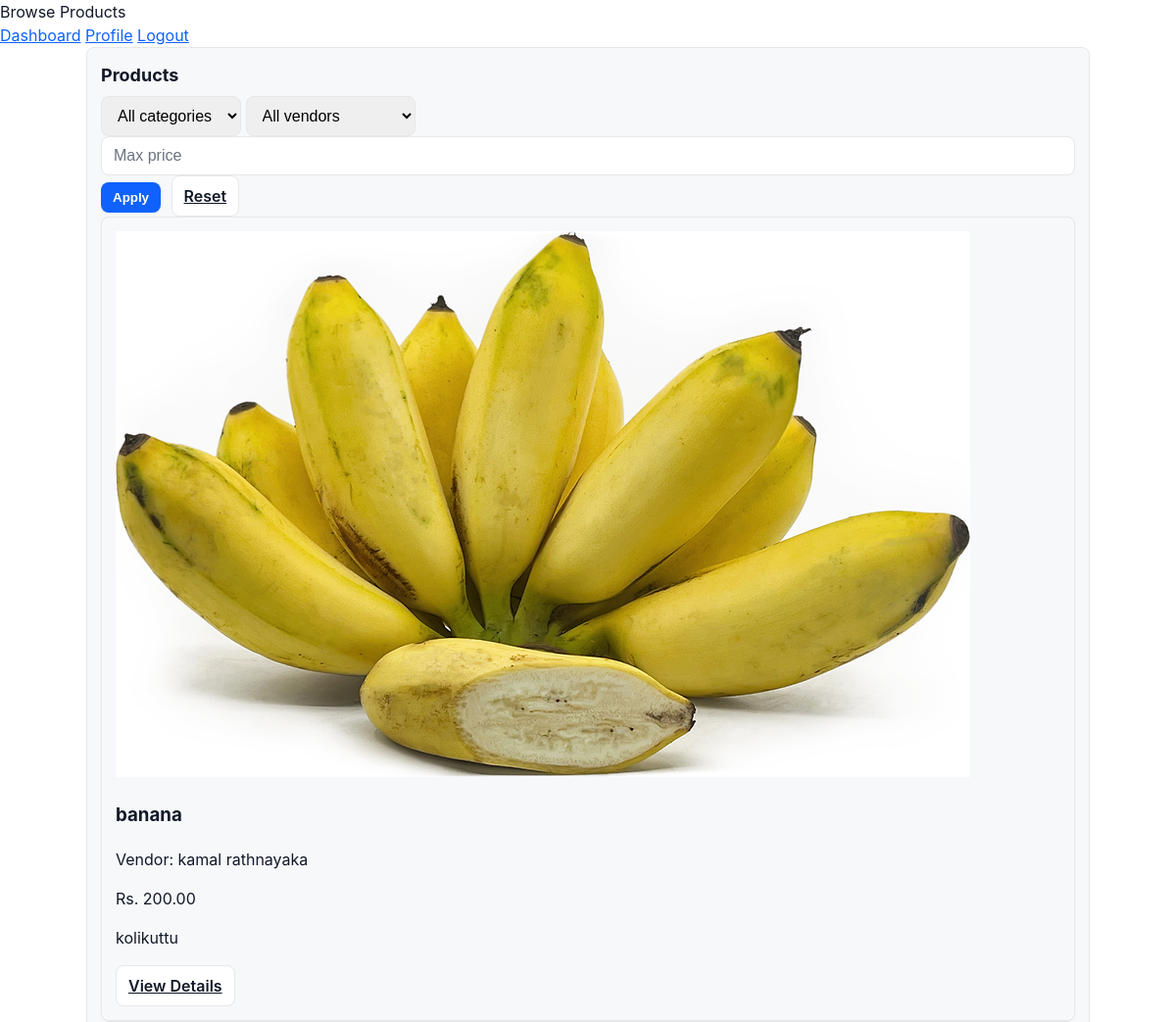
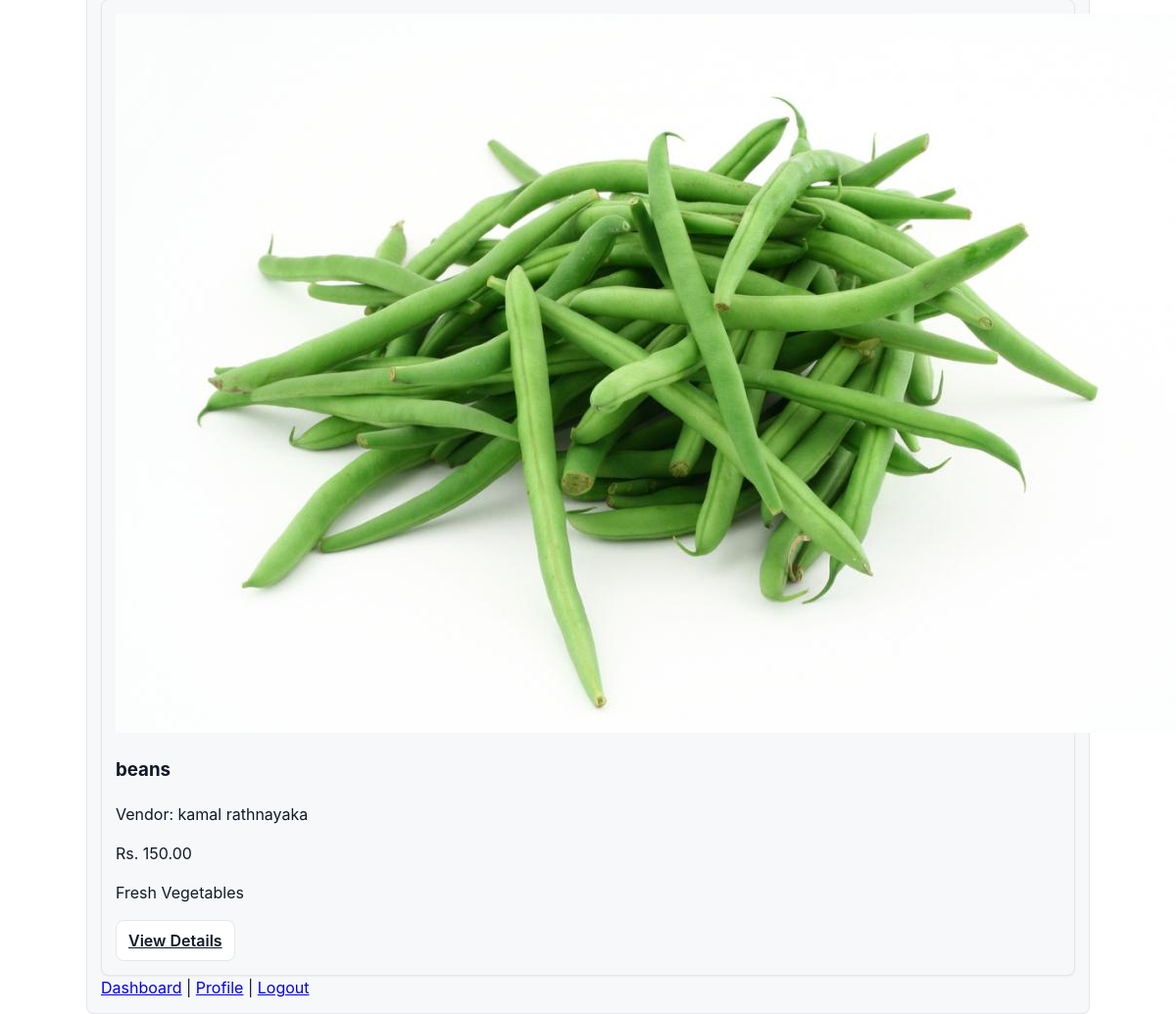
Screenshot of /browse_products.php with the database file from the repository (2 pictures, top to bottom).
### tables this page shows
CREATE TABLE IF NOT EXISTS `products` (
  `product_id` int NOT NULL AUTO_INCREMENT,
  `vendor_id` int DEFAULT NULL,
  `name` varchar(150) DEFAULT NULL,
  `category` varchar(100) DEFAULT NULL,
  `price` decimal(10,2) DEFAULT NULL,
  `stock` int DEFAULT NULL,
  `description` varchar(200) DEFAULT NULL,
  `image` varchar(255) DEFAULT NULL,
  `status` enum('active','inactive') DEFAULT 'active',
  PRIMARY KEY (`product_id`),
  KEY `vendor_id` (`vendor_id`)
);

CREATE TABLE IF NOT EXISTS `vendors` (
  `vendor_id` int NOT NULL AUTO_INCREMENT,
  `name` varchar(100) DEFAULT NULL,
  `nic` varchar(20) DEFAULT NULL,
  `contact` varchar(20) DEFAULT NULL,
  `address` varchar(255) DEFAULT NULL,
  `category` varchar(100) DEFAULT NULL,
  `profile_photo` varchar(255) DEFAULT NULL,
  `email` varchar(100) DEFAULT NULL,
  `password` varchar(255) DEFAULT NULL,
  `status` enum('Pending','Approved','Rejected') DEFAULT 'Pending',
  PRIMARY KEY (`vendor_id`),
  UNIQUE KEY `email` (`email`)
);

### browse_products.php (the view, shortened to what this page needs)
<?php
include 'conn.php';
$filter_price    = isset($_GET['max_price']) ? floatval($_GET['max_price']) : 0;
$where = ["p.status = 'active'", "p.stock > 0"];
$where_sql = '';
if (!empty($where)) $where_sql = ' WHERE ' . implode(' AND ', $where);
$sql = "
    SELECT p.*, v.name AS vendor_name
    FROM products p
    LEFT JOIN vendors v ON p.vendor_id = v.vendor_id
    {$where_sql}
    ORDER BY p.name ASC
";
$products = [];
$res = $conn->query($sql);
if ($res) {
    while ($row = $res->fetch_assoc()) $products[] = $row;
}
?>
<!doctype html>
<html lang="en">
<head>
    <link rel="stylesheet" href="/FMSys/styles/ui.css" />
</head>
<body>
    <header class="header">
        <div class="logo">Browse Products</div>
        <nav>
            <a class="btn-ghost" href="customer_dashboard.php">Dashboard</a>
            <a class="btn-ghost" href="customer_profile.php">Profile</a>
            <a class="btn-ghost" href="logout.php">Logout</a>
        </nav>
    </header>
    <div class="container card">
        <h2>Products</h2>
        <form class="filters" method="get" action="browse_products.php" aria-label="Filters">
            <select name="category" class="input" style="width:auto;">
                <option value="">All categories</option>
            </select>
            <select name="vendor" class="input" style="width:auto;">
                <option value="">All vendors</option>
            </select>
            <input type="number" name="max_price" step="0.01" placeholder="Max price" class="input" value="<?= $filter_price > 0 ? htmlspecialchars($filter_price) : '' ?>">
            <button type="submit" class="btn btn-primary">Apply</button>
            <a href="browse_products.php" class="btn btn-secondary" style="margin-left:6px;display:inline-block;">Reset</a>
        </form>
        <?php if(empty($products)): ?>
        <div class="no-products">No products found.</div>
        <?php else: ?>
        <div class="products">
            <?php foreach($products as $p): ?>
            <?php
          $img = !empty($p['image']) && file_exists($p['image']) ? $p['image'] : 'https://via.placeholder.com/400x300?text=No+image';
          $vendor_name = $p['vendor_name'] ?? 'Vendor';
        ?>
            <div class="card">
                <img src="<?= htmlspecialchars($img) ?>" alt="<?= htmlspecialchars($p['name'] ?? 'Product') ?>">
                <h3>
                    <?= htmlspecialchars($p['name'] ?? '') ?>
                </h3>
                <p>Vendor:
                    <?= htmlspecialchars($vendor_name) ?>
                </p>
                <div class="price">Rs. <?= number_format((float)($p['price'] ?? 0), 2) ?></div>
                <p class="product-desc">
                    <?= htmlspecialchars(mb_strimwidth($p['description'] ?? '', 0, 80, '...')) ?>
                </p>
                <div>
                    <a href="product_details.php?id=<?= (int)$p['product_id'] ?>" class="btn btn-secondary">View Details</a>
                </div>
            </div>
            <?php endforeach; ?>
        </div>
        <?php endif; ?>
        <div class="links">
            <a href="customer_dashboard.php">Dashboard</a> |
            <a href="customer_profile.php">Profile</a> |
            <a href="index.html">Logout</a>
        </div>
    </div>
</body>
</html>

### styles/ui.css (style rules this page uses)
:root { --color-bg: #ffffff; --color-surface: #f7f8fa; --color-primary: #0f62fe; --color-primary-600: #0a58d8; --color-muted: #6b7280; --color-text: #111827; --color-border: #e6e7ea; --color-error: #b00020; --color-success: #0f9d58; --shadow-sm: 0 1px 2px rgba(16, 24, 40, 0.05); --shadow-md: 0 6px 18px rgba(16, 24, 40, 0.08); --radius: 8px; --focus-ring: 3px; --transition-fast: 180ms; --transition-medium: 240ms; }
* { box-sizing: border-box }
html, body { height: 100% }
body { margin: 0; background: var(--color-bg); color: var(--color-text); font-family: -apple-system, BlinkMacSystemFont, 'Segoe UI', Roboto, 'Helvetica Neue', Arial; line-height: 1.5; -webkit-font-smoothing: antialiased; -moz-osx-font-smoothing: grayscale; font-size: 16px; }
.container { width: 100%; padding: 16px; margin-left: auto; margin-right: auto }
@media (min-width:640px) { .container { max-width: 640px; padding: 20px } }
@media (min-width:768px) { .container { max-width: 768px; padding: 24px } }
@media (min-width:1024px) { .container { max-width: 1024px; padding: 28px } }
h2 { font-size: 1.125rem; margin: 0 0 8px }
.card { background: var(--color-surface); border-radius: var(--radius); box-shadow: var(--shadow-sm); border: 1px solid var(--color-border); padding: 14px; }
.btn { display: inline-flex; align-items: center; gap: 8px; padding: 8px 12px; border-radius: 8px; border: none; cursor: pointer; font-weight: 600; transition: transform var(--transition-fast) ease, box-shadow var(--transition-fast) ease, opacity var(--transition-fast) ease; }
.btn-primary { background: var(--color-primary); color: white; box-shadow: var(--shadow-sm) }
.btn-secondary { background: white; color: var(--color-text); border: 1px solid var(--color-border) }
.btn-ghost { background: transparent; color: var(--color-primary) }
.input { width: 100%; padding: 10px 12px; border: 1px solid var(--color-border); border-radius: var(--radius); font-size: 1rem; transition: border-color var(--transition-fast) ease, box-shadow var(--transition-fast) ease; }
.input::placeholder { color: var(--color-muted); }

### rows the page displays
products: image (picture), name "banana", vendor.name "kamal rathnayaka", price "200.00", description "kolikuttu"
products: image+name (picture), name "beans", vendor.name "kamal rathnayaka", price "150.00", description "Fresh Vegetables"
